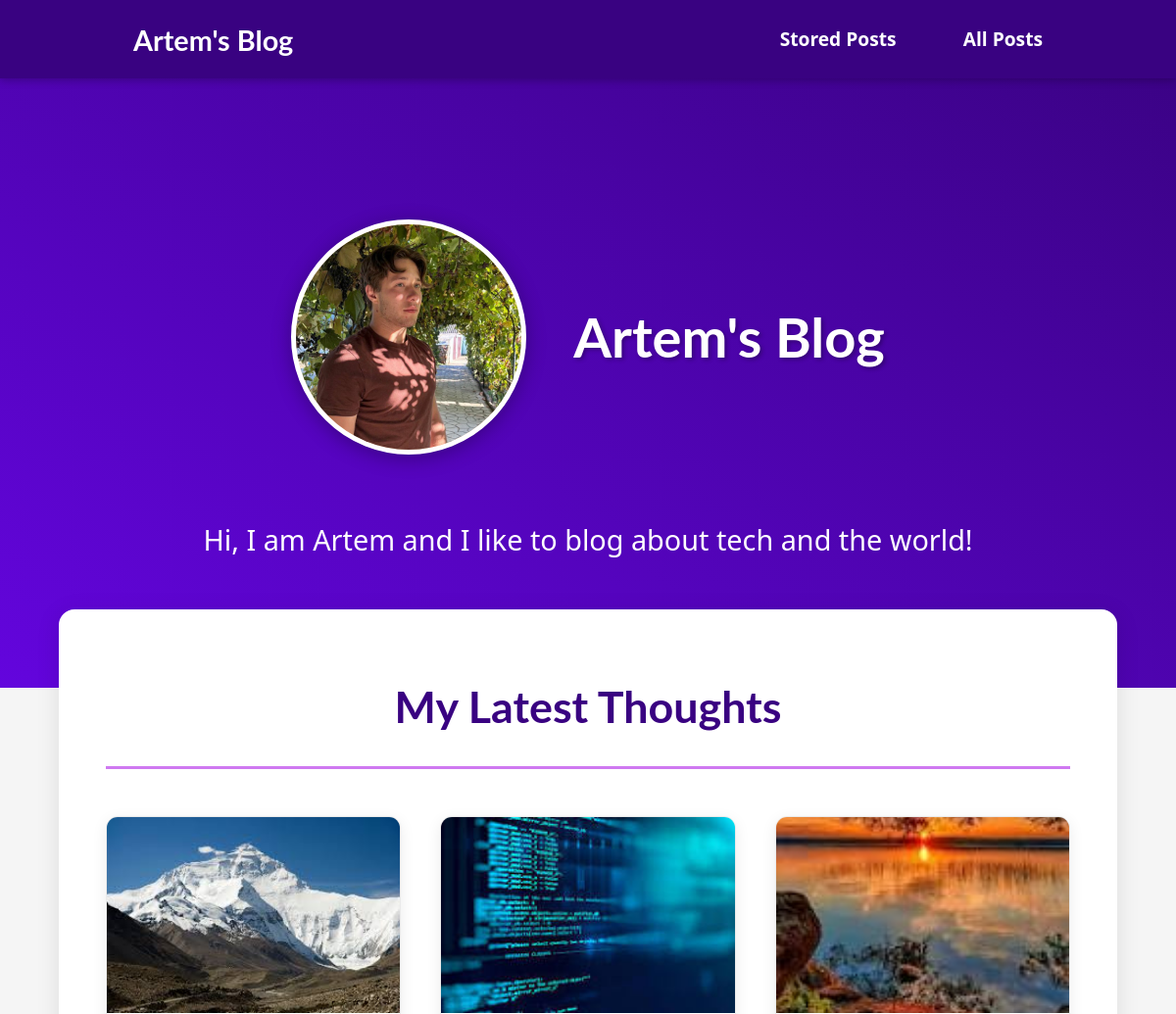
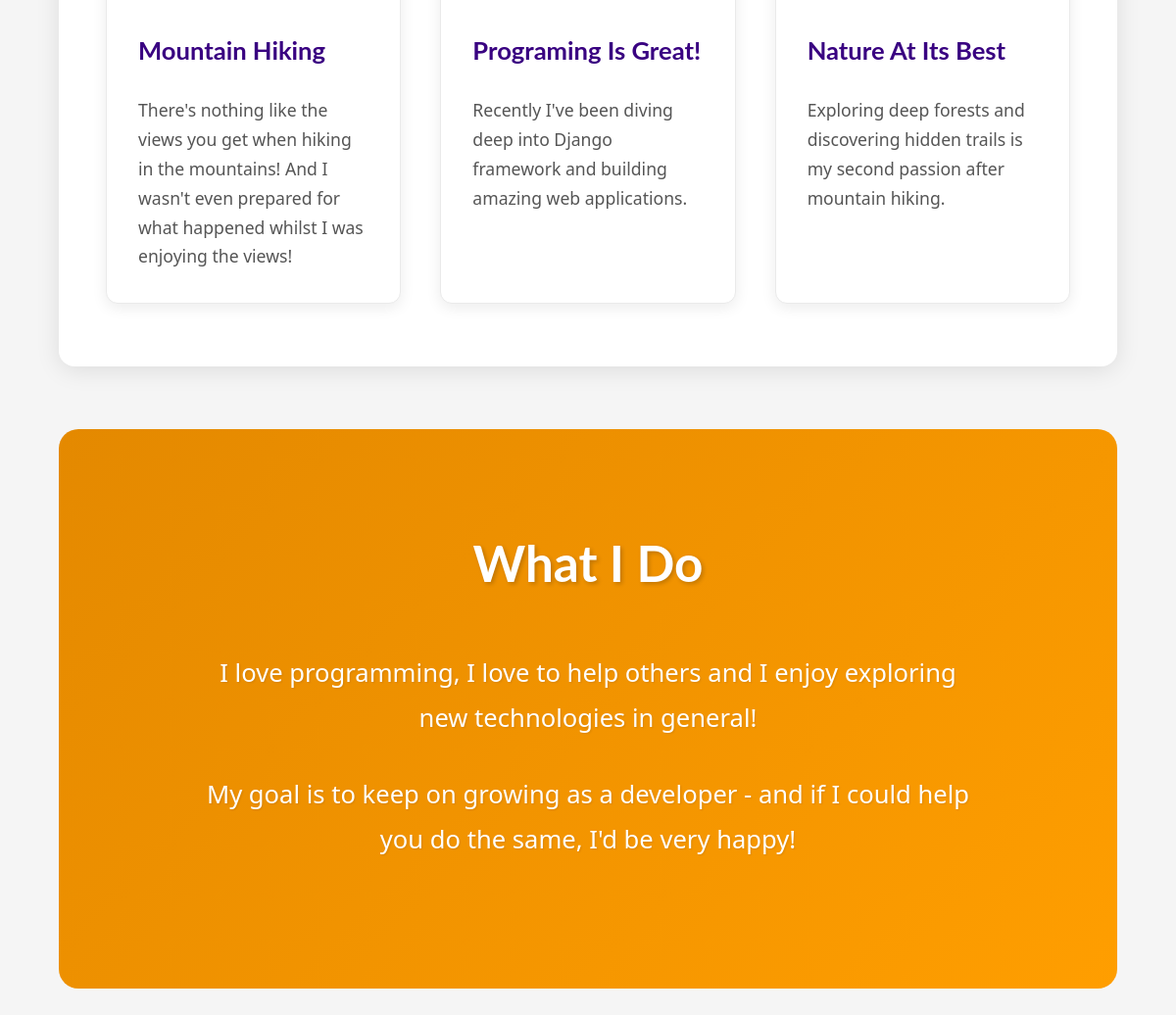
The page / on the database its author committed (2 pictures, top to bottom).
### blog/models.py (models this page shows, shortened)
class Post(models.Model):
    title = models.CharField(max_length=150)
    excerpt = models.CharField(max_length=200)
    image = models.ImageField(upload_to="posts", null=True)
    date = models.DateField(auto_now=True)
    slug = models.SlugField(unique=True, db_index=True)
    content = models.TextField(validators=[MinLengthValidator(10)])
    author = models.ForeignKey(
        Author, on_delete=models.SET_NULL, null=True, related_name="posts")
    tags = models.ManyToManyField(Tag)

### blog/views.py (the view)
# urls.py: path("", views.StartingPageView.as_view(), name="starting-page"),
class StartingPageView(ListView):
    template_name = "blog/index.html"
    model = Post
    ordering = ["-date"]
    context_object_name = "posts"
    def get_queryset(self):
        queryset = super().get_queryset()
        data = queryset[:3]
        return data

### blog/templates/blog/index.html (shortened to what this page needs)
{% extends "base.html" %}
{% load static %}
{% block css_files %}
    <link rel="stylesheet" href="{% static "blog/post.css" %}" />
    <link rel="stylesheet" href="{% static "blog/index.css" %}" />
{% endblock %}
{% block content %}
    <section id="welcome">
        <header>
            <img src="{% static 'blog/images/artem.jpg' %}" alt="Artem - The Author of this Blog">
            <h2>Artem's Blog</h2>
        </header>
        <p>Hi, I am Artem and I like to blog about tech and the world!</p>
    </section>
    <section id="latest-posts">
        <h2>My Latest Thoughts</h2>
        <ul>
            {% for post in posts %}
                {% include "blog/includes/post.html" %}
            {% endfor %}
        </ul>
    </section>
    <section id="about">
        <h2>What I Do</h2>
        <p>
            I love programming, I love to help others
            and I enjoy exploring new
            technologies in general!
        </p>
        <p>
            My goal is to keep on growing as a developer - and if I could help you do
            the same, I'd be very happy!
        </p>
    </section>
{% endblock %}

### blog/templates/blog/includes/post.html
    <li>
        <article class="post">
            <a href="{% url "post-detail-page" post.slug %}">
                <img src="{{ post.image.url }}" alt="{{ post.title }}"
                />
                <div class="post_content">
                    <h3>{{ post.title }}</h3>
                    <p>
                        {{ post.excerpt }}
                    </p>
                </div>
            </a>
        </article>
    </li>

### static/app.css (style rules this page uses)
* { box-sizing: border-box; }
html { font-family: 'Open Sans', 'Lato', sans-serif; }
body { margin: 0; }
h1, h2, h3 { font-family: 'Lato', sans-serif; font-weight: bold; }

### blog/static/blog/post.css (style rules this page uses)
#latest-posts { background-color: white; padding: 4rem 3rem; border-radius: 16px; width: 90%; max-width: 1200px; margin: -5rem auto 4rem auto; box-shadow: 0 4px 25px rgba(0, 0, 0, 0.1); position: relative; z-index: 10; }
#latest-posts h2 { text-align: center; color: #390281; font-size: 2.8rem; margin-bottom: 3rem; padding-bottom: 1.5rem; border-bottom: 3px solid #cf79f1; }
#latest-posts ul { list-style: none; margin: 0; padding: 0; display: grid; grid-template-columns: repeat(auto-fit, minmax(300px, 1fr)); gap: 2.5rem; }
#latest-posts li { display: flex; }
.post { display: flex; flex-direction: column; background-color: #ffffff; border-radius: 12px; overflow: hidden; box-shadow: 0 4px 15px rgba(0, 0, 0, 0.08); transition: all 0.3s ease; height: 100%; border: 1px solid #eaeaea; }
.post a { text-decoration: none; color: inherit; display: flex; flex-direction: column; height: 100%; }
.post img { width: 100%; height: 200px; object-fit: cover; display: block; }
.post_content { padding: 2rem; flex-grow: 1; display: flex; flex-direction: column; }
.post_content h3 { margin: 0 0 1rem 0; color: #390281; font-size: 1.6rem; min-height: 3.2rem; }
.post_content p { color: #555; line-height: 1.7; margin: 0; font-size: 1.1rem; flex-grow: 1; }

### blog/static/blog/index.css (style rules this page uses)
* { margin: 0; padding: 0; box-sizing: border-box; }
body { font-family: 'Segoe UI', Tahoma, Geneva, Verdana, sans-serif; background-color: #f5f5f5; color: #333; line-height: 1.6; padding-bottom: 3rem; }
#welcome { background: linear-gradient(to right top, #6305dd, #390281); padding: 12rem 12% 8rem; margin-top: 0; text-align: center; position: relative; min-height: 40vh; display: flex; flex-direction: column; justify-content: center; }
#welcome header { display: flex; align-items: center; justify-content: center; margin: 2rem auto; gap: 3rem; max-width: 1200px; }
#welcome img { width: 15rem; height: 15rem; object-fit: cover; object-position: top; border: 5px solid white; border-radius: 50%; background-color: #ffe1bf; box-shadow: 0 4px 20px rgba(0, 0, 0, 0.3); }
#welcome h2 { font-size: 3.5rem; margin: 0; color: white; text-shadow: 2px 2px 4px rgba(0, 0, 0, 0.3); text-align: left; }
#welcome p { color: white; font-size: 1.8rem; max-width: 800px; margin: 2rem auto 0; line-height: 1.6; text-align: center; }
#about { text-align: center; padding: 6rem 3rem; background: linear-gradient(135deg, #e48900 0%, #ff9e00 100%); margin-top: 4rem; border-radius: 20px; max-width: 1200px; margin-left: auto; margin-right: auto; width: 90%; }
#about h2 { font-size: 3.2rem; color: white; margin-bottom: 3rem; text-shadow: 2px 2px 4px rgba(0, 0, 0, 0.2); }
#about p { font-size: 1.6rem; color: white; max-width: 800px; margin: 2rem auto; line-height: 1.8; text-shadow: 1px 1px 2px rgba(0, 0, 0, 0.1); }

### rows shown on the page
Post: image (picture), title "Mountain Hiking", excerpt "There's nothing like the views you get when hiking in the mountains! And I wasn't even prepared for what happened whilst I was enjoying the views!"
Post: image (picture), title "Programing Is Great!", excerpt "Recently I've been diving deep into Django framework and building amazing web applications."
Post: image (picture), title "Nature At Its Best", excerpt "Exploring deep forests and discovering hidden trails is my second passion after mountain hiking."
